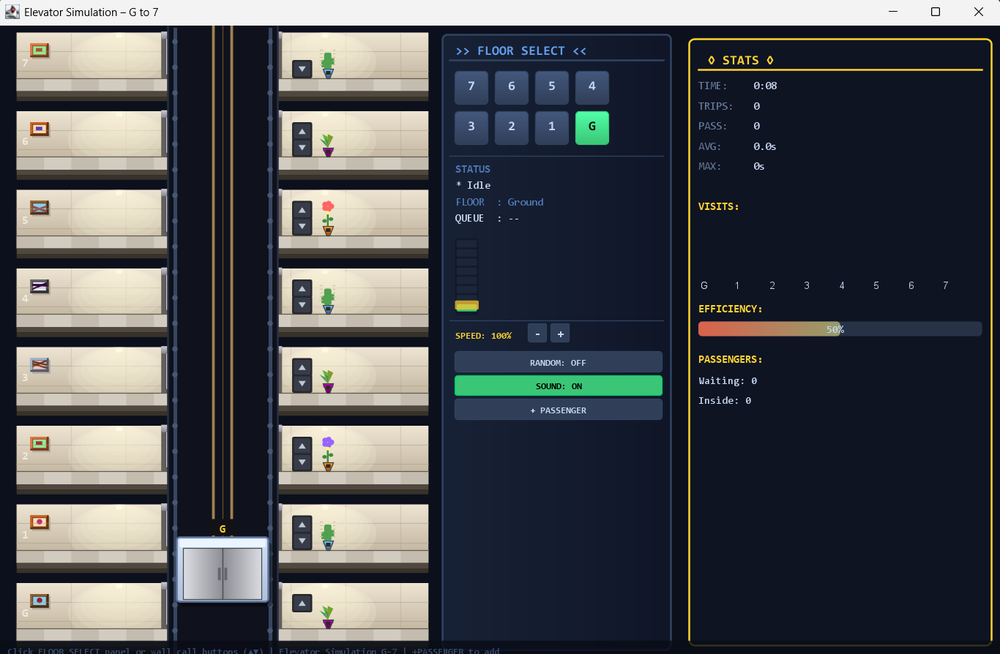
#> input picture Images/1.png, 1000 x 654 px, shrunk from 1366 x 894 before the run, given in place of t_2026-03-16_134422-b1dc0fb5-a771-4882-9f7f-ff6d695fadf4.png, which was not available
$ python _clean_blue_marked.py
#> lines starting #> are read from the running program, lines starting #| are printed output that depends on the picture; after the words box and inside, x2 and y2 are one past the last pixel; in counts of white or black regions, pixels touching at a corner belong together; pictures that were not available may be replaced by others from this repository, and a replacement may not be noted
from PIL import Image
import numpy as np

IN_PATH = r"C:\Users\Zannatul Rayanh\.cursor\projects\f-Final-part-2\assets\c__Users_Zannatul_Rayanh_AppData_Roaming_Cursor_User_workspaceStorage_bb3df789a4761395dc15be7551d43c72_images_Screenshot_2026-03-16_134422-b1dc0fb5-a771-4882-9f7f-ff6d695fadf4.png"
OUT_PATH = r"F:\Final part 2\assets\screenshot_cleaned.png"

img = Image.open(IN_PATH).convert("RGB")
a = np.array(img)
R, G, B = a[...,0], a[...,1], a[...,2]
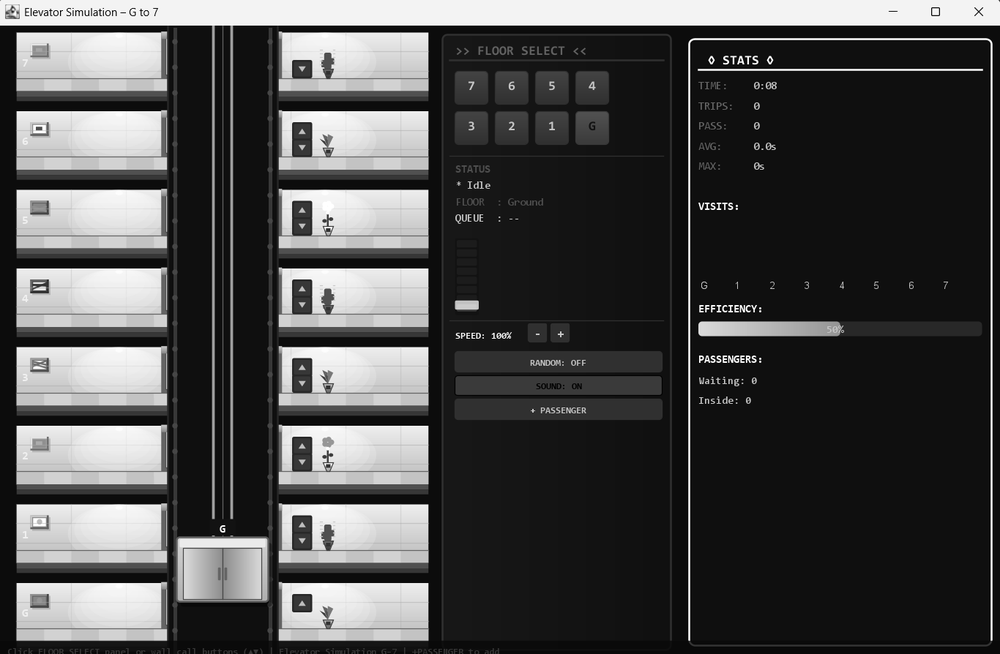
#> R: shape (654, 1000); min 0, max 255, mean 73.9
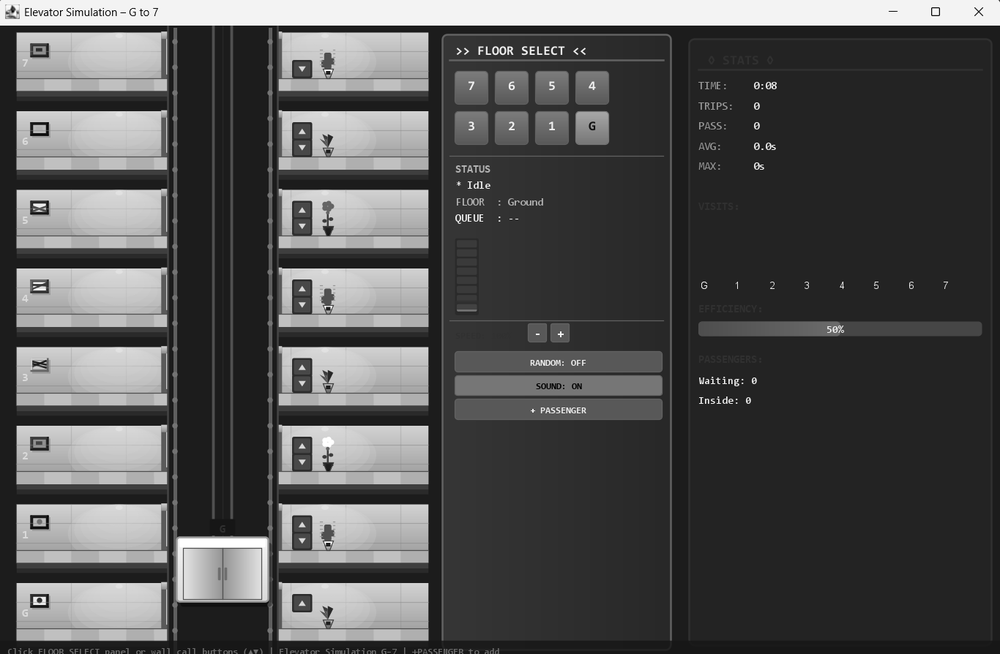
#> B: shape (654, 1000); min 0, max 255, mean 81.3

# Detect the painted blue markup (bright saturated blue/cyan)
mask = (
    (B > 150) & (G > 70) & (R < 120) &
    ((B - R) > 80) & ((B - G) > 20)
)
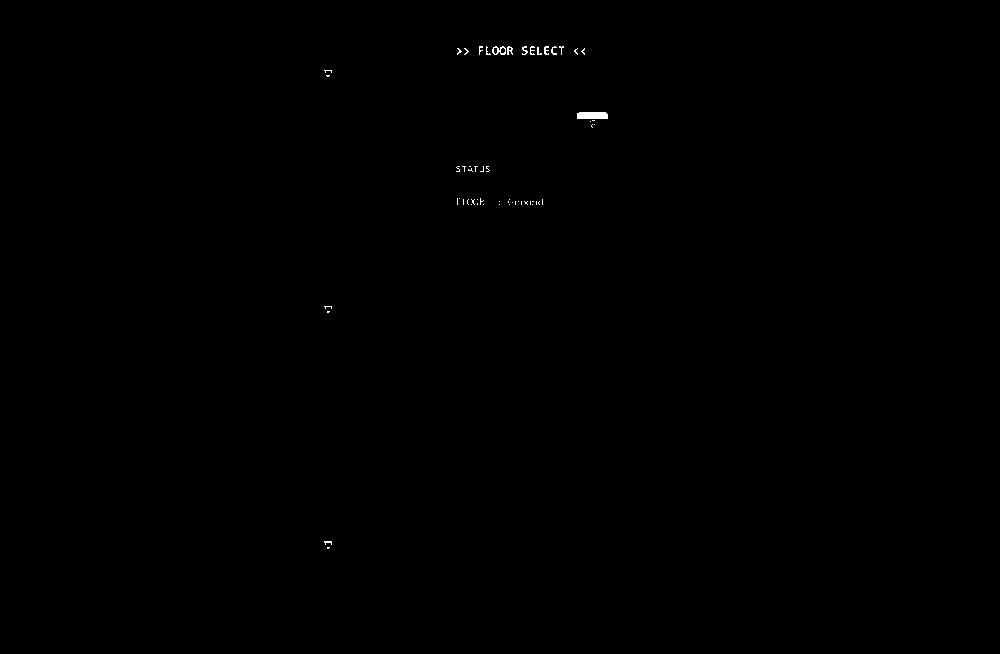
#> mask: shape (654, 1000) bool; 0.12% white; 58 white regions (49 under 20 px), largest, box (x1, y1, x2, y2) and area: (577, 112, 608, 119) 212, (492, 46, 506, 55) 65, (507, 46, 513, 55) 34
# Also catch darker edges of the same stroke
mask |= ((B > 120) & (G > 60) & (R < 100) & ((B - R) > 60))
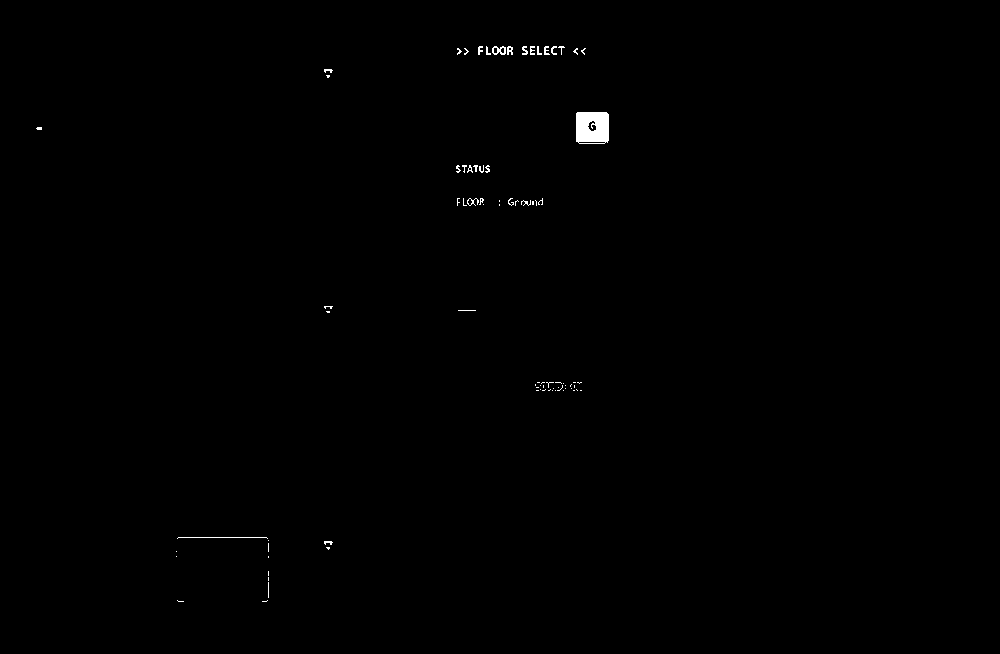
#> mask: shape (654, 1000) bool; 0.31% white; 82 white regions (62 under 20 px), largest, box (x1, y1, x2, y2) and area: (576, 112, 609, 144) 969, (177, 537, 268, 539) 91, (492, 46, 506, 55) 74

# Simple dilation to cover stroke thickness
m = mask.astype(np.uint8)
for _ in range(3):
    p = np.pad(m, 1, mode='edge')
    m = (
        p[:-2,:-2] | p[:-2,1:-1] | p[:-2,2:] |
        p[1:-1,:-2] | p[1:-1,1:-1] | p[1:-1,2:] |
        p[2:,:-2] | p[2:,1:-1] | p[2:,2:]
    ).astype(np.uint8)
#> m: shape (654, 1000); values 0 (black) and 1 (white), 1.2% white; 19 white regions, largest, box (x1, y1, x2, y2) and area: (573, 109, 612, 147) 1467, (174, 534, 272, 561) 829, (532, 379, 585, 394) 768
mask = m.astype(bool)

h, w = a.shape[:2]
#> h = 654; w = 1000

# Sample a dark-blue background color from the right panel (avoid mask)
x1, x2 = int(w*0.55), int(w*0.85)
#> x1 = 550; x2 = 850
y1, y2 = int(h*0.05), int(h*0.85)
#> y1 = 32; y2 = 555
region = a[y1:y2, x1:x2]
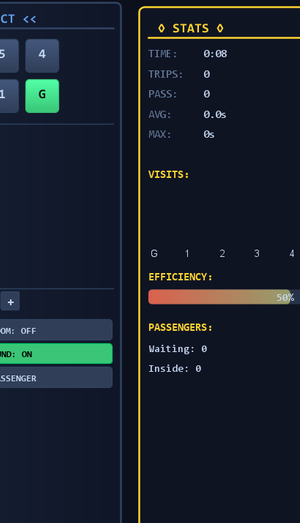
#> region: shape (523, 300, 3); mean R, G, B 25.3, 33.2, 44.8
region_mask = mask[y1:y2, x1:x2]
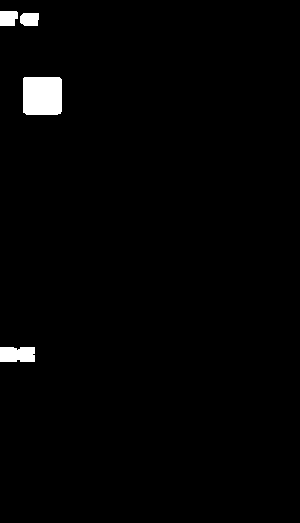
#> region_mask: shape (523, 300) bool; 1.6% white; 4 white regions, box (x1, y1, x2, y2) and area: (23, 77, 62, 115) 1467, (0, 347, 35, 362) 507, (0, 11, 18, 26) 248, (20, 13, 39, 26) 227

candidates = region[~region_mask]
if candidates.size < 1000:
    candidates = a[~mask]

bg = np.median(candidates.reshape(-1,3), axis=0).astype(np.uint8)
#> bg = [15, 20, 35]

out = a.copy()
out[mask] = bg
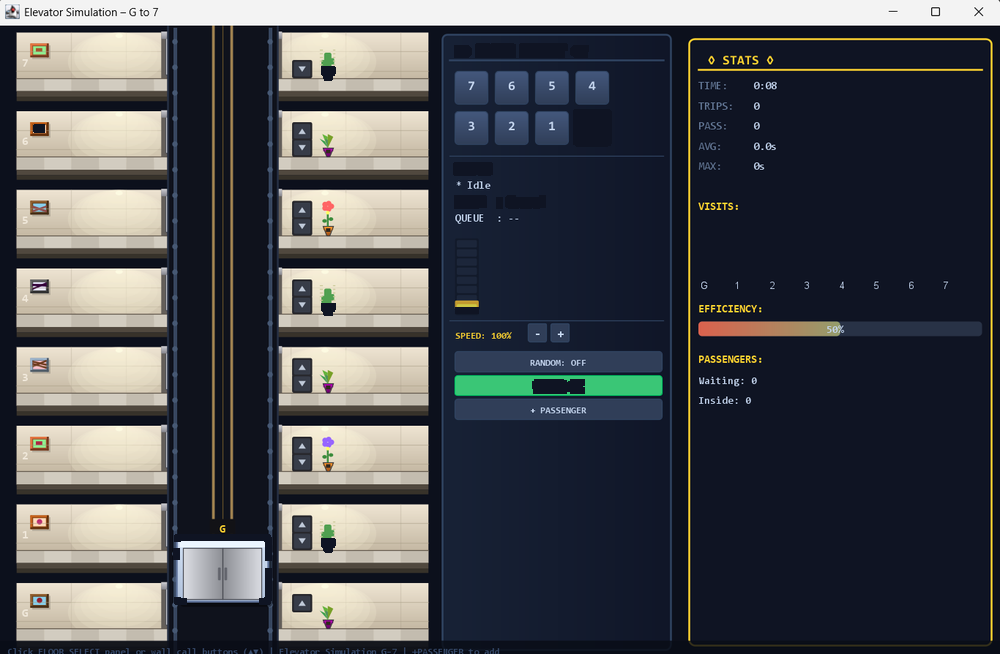
#> out: shape (654, 1000, 3); mean R, G, B 73.3, 75.6, 80.4

Image.fromarray(out).save(OUT_PATH)
print('saved', OUT_PATH)
print('bg', tuple(int(x) for x in bg))
#| bg (15, 20, 35)
